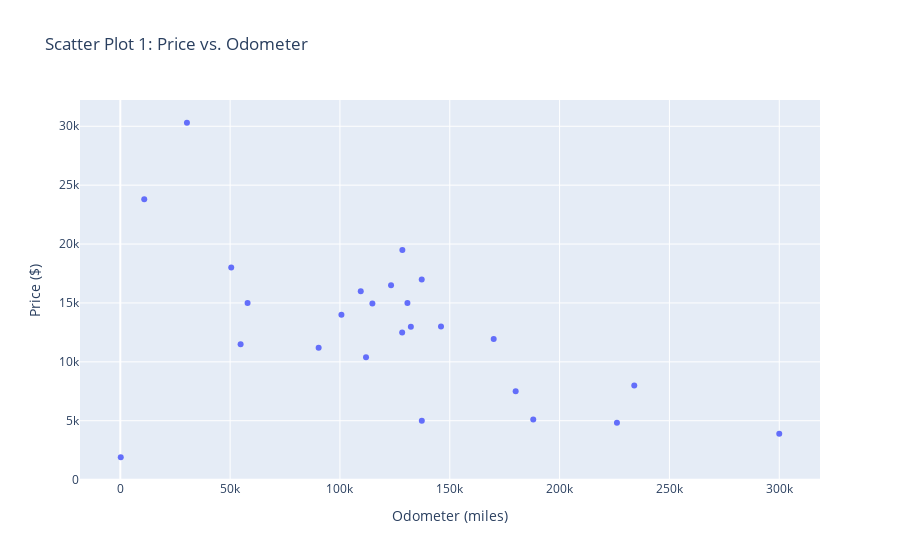

The notebook cell this image was saved under:
### Code cell
# Scatter plot for Price vs. Odometer

fig_price_odometer = px.scatter(df, x='odometer', y='price', title='Scatter Plot 1: Price vs. Odometer', labels={'odometer': 'Odometer (miles)', 'price': 'Price ($)'})

fig_price_odometer.show()

### Figure 1 — Plotly figure (JSON) as saved in the notebook; plotly's stock layout.template omitted (floating-point values rounded to 4 significant figures)
{"data": [{"hovertemplate": "Odometer (miles)=%{x}<br>Price ($)=%{y}<extra></extra>", "legendgroup": "", "marker": {"color": "#636efa", "symbol": "circle"}, "mode": "markers", "name": "", "orientation": "v", "showlegend": false, "type": "scatter", "x": [57954, 109473, 128413, 132285, 130725, 100669, 128325, 180000, 137273, 300000, 234000, 54772, 188000, 90302, 111871, 30339, 146000, 137230, 114773, 207, 10899, 123262, 170000, 226111, 50500], "xaxis": "x", "y": [14990, 15990, 19500, 12990, 14990, 13990, 12500, 7500, 5000, 3890, 8000, 11499, 5100, 11200, 10400, 30300, 13000, 16999, 14950, 1900, 23800, 16500, 11950, 4826, 18000], "yaxis": "y"}], "layout": {"legend": {"tracegroupgap": 0}, "title": {"text": "Scatter Plot 1: Price vs. Odometer"}, "xaxis": {"anchor": "y", "domain": [0, 1], "title": {"text": "Odometer (miles)"}}, "yaxis": {"anchor": "x", "domain": [0, 1], "title": {"text": "Price ($)"}}}}
